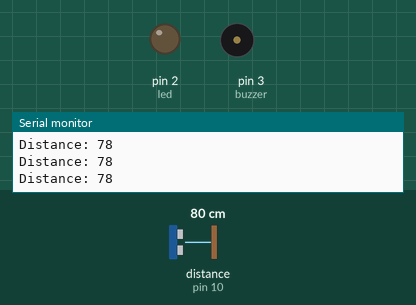
This sketch was run on a simulated Arduino Uno, built with avr-gcc and run on an emulated ATmega328P. On the bench: output pins drawn as LEDs (lit = HIGH), buzzer (waves = sounding, pin HIGH), the last lines printed to the serial monitor. Wiring (inferred from the names in the program): ultrasonic range finder: trigger pin 9; echo pin 10. The inputs (shaded band) are chosen by the test bench; at power-on: distance to the obstacle (sensor on pin 10) 80 cm. The echo pulse lasts 58.3 µs per cm; pins used as bus, display or sensor lines are not drawn.

Above: at 1.2 s.
1.3 s: distance to the obstacle (sensor on pin 10) set to 29 cm
2.8 s: distance to the obstacle (sensor on pin 10) set to 25 cm
At 3.6 s:
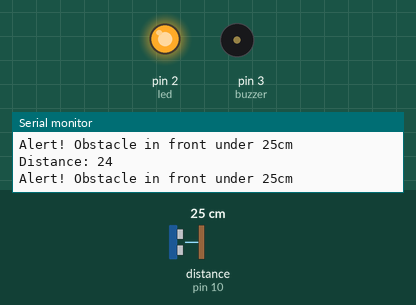
4.3 s: distance to the obstacle (sensor on pin 10) set to 13 cm
5.8 s: distance to the obstacle (sensor on pin 10) set to 10 cm
At 7.0 s:
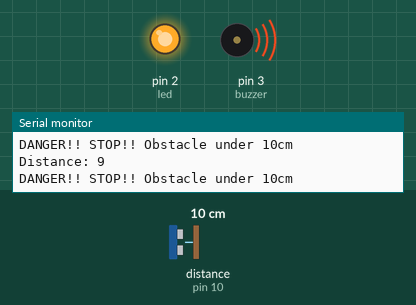
7.3 s: distance to the obstacle (sensor on pin 10) set to 35 cm
At 8.7 s:
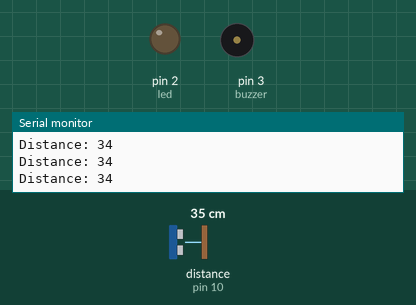
9.0 s: distance to the obstacle (sensor on pin 10) set to 2 cm
At 9.5 s:
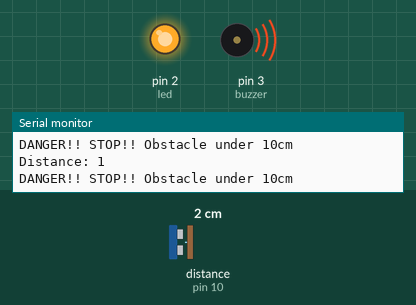
Timing chart, 0 to 11.6 s (numbered marks = the images above; inputs shaded):
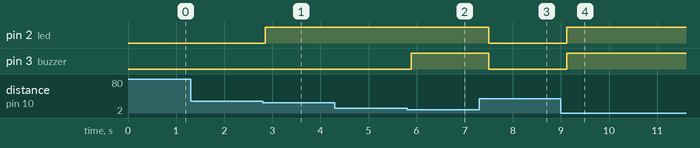

Measured:
- the behaviour switches between 27 and 26 cm on distance to the obstacle (sensor on pin 10) (found by bisection; images 0 and 1)
- the behaviour switches between 12 and 11 cm on distance to the obstacle (sensor on pin 10) (found by bisection; images 1 and 2)
- after the input at 2.8 s, pin 2 (led): LOW → HIGH after 0.06 s
- after the input at 5.8 s, pin 3 (buzzer): LOW → HIGH after 0.09 s
- after the input at 7.3 s, pin 2 (led), pin 3 (buzzer): HIGH → LOW after 0.20 s
- after the input at 9.0 s, pin 2 (led), pin 3 (buzzer): LOW → HIGH after 0.12 s

The sketch:

Ultrasonic_Distance_measurement.ino
```cpp
//define pin number
const int trigPin = 9;
const int echoPin = 10;
const int led = 2;
const int buzzer = 3;

//defines variables
long duration;
int distance;

void setup() {
  Serial.begin(9600);  // Starts the serial communication

  //defines pin modes
  pinMode(trigPin, OUTPUT);  // Sets the trigPin as an Output
  pinMode(echoPin, INPUT);   // Sets the echoPin as an Input
  pinMode(led, OUTPUT);
  pinMode(buzzer, OUTPUT);
}

void loop() {
  //Ultrasonic Sensor Code
  digitalWrite(trigPin, LOW);
  delayMicroseconds(2);  //you can also use delay(2);

  // Sets the trigPin on HIGH state for 10 micro seconds
  digitalWrite(trigPin, HIGH);
  delayMicroseconds(10);  // This is the duration of the transmitted sound wave
  digitalWrite(trigPin, LOW);

  // Reads the echoPin, returns the sound wave travel time in microseconds
  duration = pulseIn(echoPin, HIGH);

  // Calculating the distance
  distance = duration * 0.034 / 2;

  // Prints the distance on the Serial Monitor
  Serial.print("Distance: ");
  Serial.println(distance);

  //Alert System
  if (distance <= 10) {  //If obstacle under 10cm led and buzzer gives warning
    digitalWrite(led, HIGH);
    digitalWrite(buzzer, HIGH);
    Serial.println("DANGER!! STOP!! Obstacle under 10cm");
  } else if (distance > 10 && distance <= 25) {  //If obstacle under 25cm only led glows for warning
    digitalWrite(led, HIGH);
    Serial.println("Alert! Obstacle in front under 25cm");
  } else {  //Otherwise both turned off
    digitalWrite(led, LOW);
    digitalWrite(buzzer, LOW);
  }
  delay(200);
}
```
